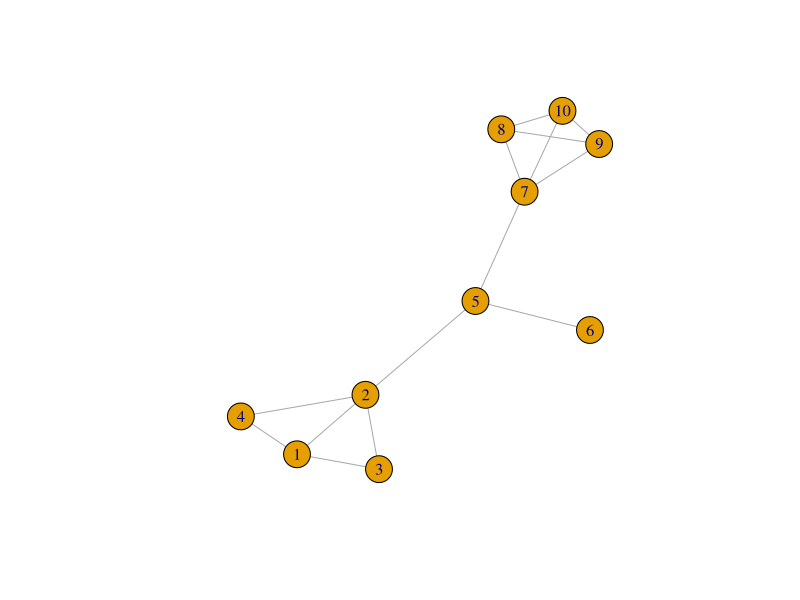
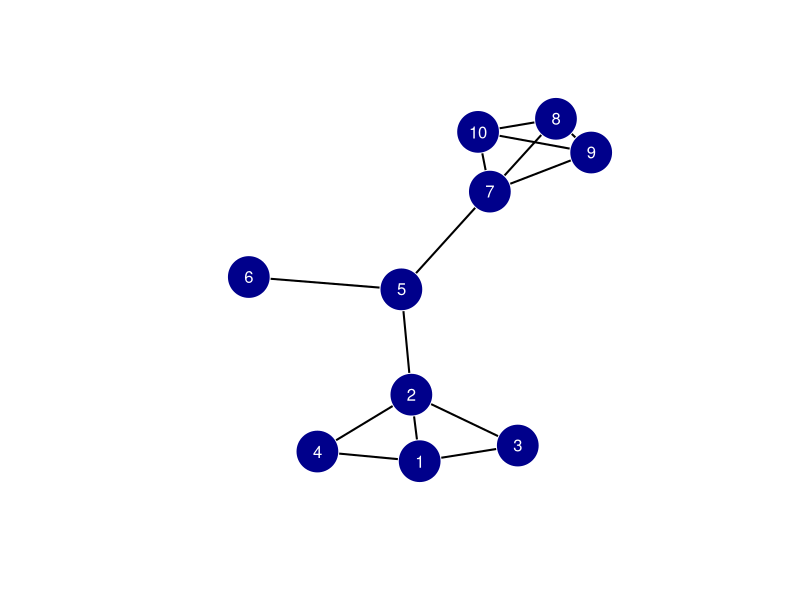

These figures' R source, in order:
# Library
library(igraph)

# Specify an undirected graph by hand, using a numeric
# vector of the pairs of vertices sharing an edge.
dyads = c(1, 2, 1, 3, 1, 4, 2, 3, 2, 4, 2, 5, 5, 6, 5, 7, 7, 8, 7, 9, 7, 10, 8, 9, 8, 10, 9, 10)

# Created undirected network from dyads
G <- graph(dyads, directed = FALSE)

# Vizualize network (the "plot" function is overwritten by igraph, so make sure you load igraph last, not first)
plot(G)

# Vizualize with new options
plot(G, layout = layout.fruchterman.reingold,
     vertex.size = 25,
     vertex.color = "darkblue",
     vertex.frame.color = "white",
     vertex.label.color = "white",
     vertex.label.family = "sans",
     edge.width=2,
     edge.color = "black")

# Create a data frame
data = data.frame(id = 1:10)

# Compute degree and betweenness
data$degree  = degree(G)
data$between = betweenness(G)

# Compute and scale closeness in a way that makes more sense (to me)
data$close   = 1 / closeness(G, normalized = TRUE)

# Print results
print(data)
